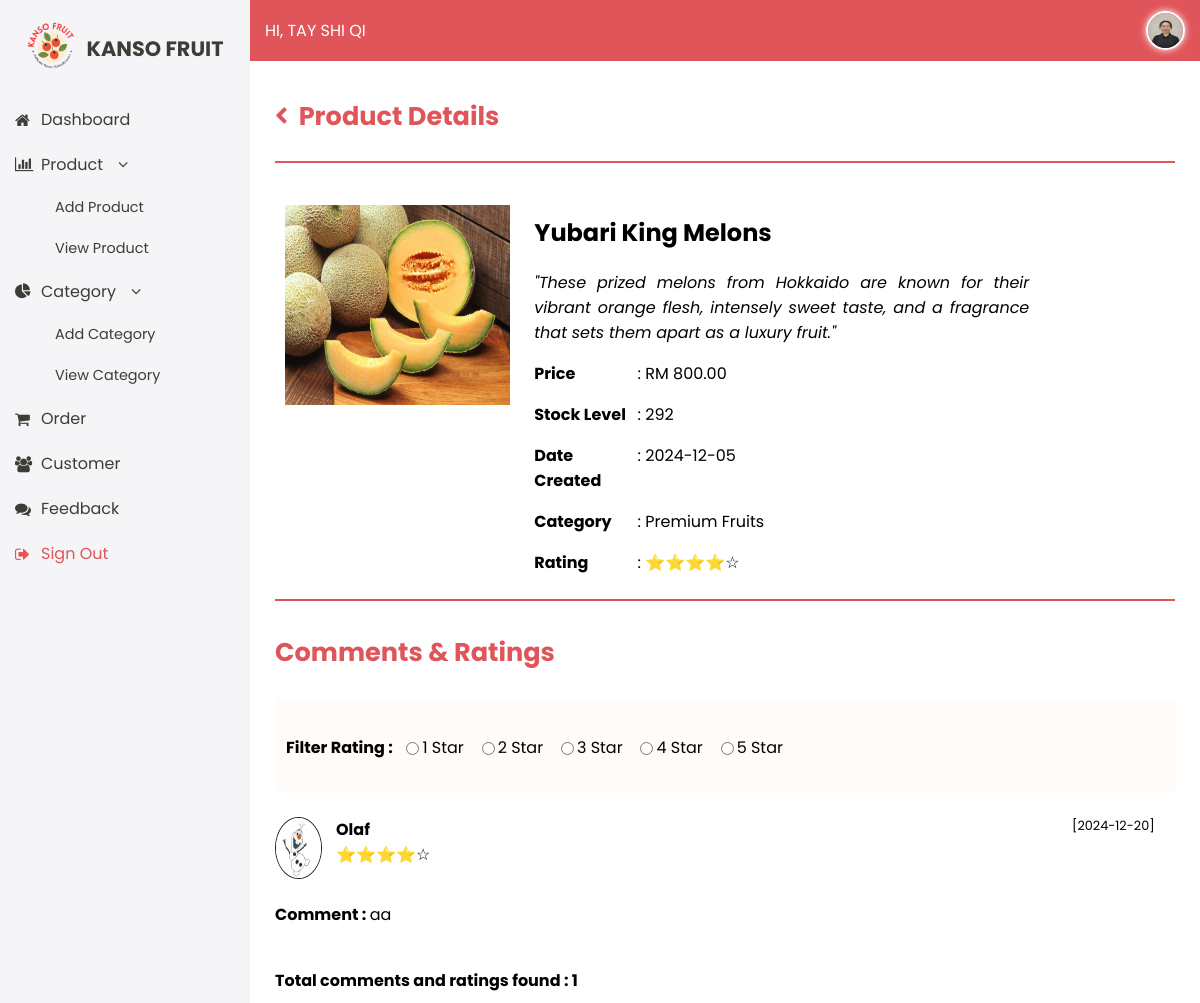
/view_product_detail.php?view_pk=1 (signed in), run on the app's committed database.
### tables this page shows
CREATE TABLE `admintbl` (
  `admin_id` int(11) NOT NULL,
  `admin_name` varchar(200) NOT NULL,
  `admin_email` varchar(100) NOT NULL,
  `admin_password` char(35) NOT NULL,
  `admin_contact` char(15) NOT NULL,
  `admin_gender` char(7) NOT NULL,
  `admin_image` varchar(150) NOT NULL
);

CREATE TABLE `producttbl` (
  `product_id` int(11) NOT NULL,
  `product_name` varchar(200) NOT NULL,
  `product_description` text NOT NULL,
  `product_price` decimal(10,2) NOT NULL,
  `product_stock_level` int(5) NOT NULL,
  `product_date_created` date NOT NULL,
  `product_image` varchar(150) NOT NULL,
  `category_id` int(11) NOT NULL
);

CREATE TABLE `categorytbl` (
  `category_id` int(11) NOT NULL,
  `category_name` varchar(50) NOT NULL,
  `category_description` text NOT NULL
);

CREATE TABLE `customertbl` (
  `cust_id` int(11) NOT NULL,
  `cust_name` varchar(150) NOT NULL,
  `cust_email` varchar(150) NOT NULL,
  `cust_password` char(35) NOT NULL,
  `cust_contact` char(15) NOT NULL,
  `cust_gender` char(7) NOT NULL,
  `cust_dob` date NOT NULL,
  `cust_join_date` date NOT NULL,
  `cust_image` varchar(150) NOT NULL
);

CREATE TABLE `itemtbl` (
  `item_id` int(11) NOT NULL,
  `item_product_price` decimal(10,2) NOT NULL,
  `item_quantity` int(5) NOT NULL,
  `item_rating` int(1) NOT NULL,
  `item_comment` text NOT NULL,
  `item_rating_date` date NOT NULL,
  `product_id` int(11) NOT NULL,
  `order_id` int(11) NOT NULL
);

### view_product_detail.php (the view, shortened to what this page needs)
 <?php
include "config.php";
$sess_aid = $_SESSION["sess_aid"];
$get_admin = mysqli_query($conn, "select * from admintbl where admin_id=$sess_aid");
$admin_rec = mysqli_fetch_assoc($get_admin );
?>
<!DOCTYPE HTML>
<html>
	<head>
		<link rel="stylesheet" href="css/admin_design.css" />
		<link href="https://cdnjs.cloudflare.com/ajax/libs/font-awesome/5.15.4/css/all.min.css" rel="stylesheet">
		<link rel="stylesheet" href="https://cdnjs.cloudflare.com/ajax/libs/font-awesome/4.7.0/css/font-awesome.min.css">
	</head>
	<body>
	<div id="body">
		<div id="leftnav">
			<div id="logo">
				<div class="one">
					<a href="index.html"><img src="images/logo.png" title="Kanso Fruits" alt="Kanso Fruits Logo" /></a>
				</div>
				<div class="two">
					<a href="index.html">Kanso Fruit</a>
				</div>
			</div>
			<div id="sidenav">
				<p><a href="admin_dashboard.php"><i class="fa fa-home"></i>Dashboard</a></p>
				<p class="three"><i class="fa fa-bar-chart"></i>Product<i class="fa fa-angle-down"></i></p>
					<p class="angle"><a href="add_product.php">Add Product</a></p>
					<p class="angle"><a href="view_product.php">View Product</a></p>
				<p class="three"><i class="fa fa-pie-chart"></i>Category<i class="fa fa-angle-down"></i></p>
					<p class="angle"><a href="add_category.php">Add Category</a></p>
					<p class="angle"><a href="view_category.php">View Category</a></p>
				<p><a href="view_order.php"><i class="fa fa-shopping-cart"></i>Order</a></p>
				<p><a href="view_customer.php"><i class="fa fa-users"></i>Customer</a></p>
				<p><a href="view_feedback.php"><i class="fa fa-comments"></i>Feedback</a></p>
				<p style="color:#e0555a;"><a href="admin_logout.php"><i class="fa fa-sign-out"></i>Sign Out</a></p>
			</div>
		</div>
		<div id="rightnav">
			<div id="top">
				<div class="halo">
					<p>Hi, <?php echo $admin_rec['admin_name']; ?></p>
				</div>
				<div class="profile">
					<a href="admin_profile.php">
						<?php
							if ($admin_rec["admin_image"] == "")
							{
								$filename = "admin_image/profile.png";
							}
							else
							{
								$filename = "admin_image/".$admin_rec["admin_image"];
							}
							echo "<img src='".$filename."'>";
						?>
					</a>
				</div>
			</div>
			<div id="down">
				<div class="adbox1">
					<h3><a href="view_product.php" class="icon fas fa-angle-left"></a>&nbsp;&nbsp;Product Details</h3>
					<hr>
					<div class="product1">
					<?php
						$pid = $_REQUEST["view_pk"];
						$get_average = mysqli_query ($conn, "select avg(item_rating) as average_rating from itemtbl where product_id =$pid AND item_rating !=0");
						$rec = mysqli_fetch_assoc ($get_average);
						$get_product_list = mysqli_query($conn,"select * from producttbl, categorytbl WHERE product_id = $pid AND producttbl.category_id = categorytbl.category_id ");
						$prod_rec= mysqli_fetch_assoc($get_product_list);
						if ($prod_rec["product_image"] == "None")
						{
							$filename = "product_image/default.png";
						}
						else
						{
							$filename = "product_image/".$prod_rec["product_image"];
						}
					?>
					<img src= "<?php echo $filename; ?>">
					</div>
					<div class="product2">
					<h2><?php echo $prod_rec['product_name']; ?></h2>
					<i>"<?php echo $prod_rec['product_description']; ?>"</i>
					<p><label>Price </label> : RM <?php echo $prod_rec['product_price']; ?></p>
					<p><label>Stock Level </label> : <?php echo $prod_rec['product_stock_level']; ?> </p>
					<p><label>Date Created </label> : <?php echo $prod_rec['product_date_created']; ?></p>
					<p><label>Category </label> : <?php echo $prod_rec['category_name']; ?></p>
					<p><label>Rating </label> :
					<?php
					for ($x = 1; $x <=5 ; $x++)
					{
						if ($x <= number_format($rec["average_rating"],0))
						{
							echo "&#11088;";
						}
						else
						{
							echo "&#9734;";
						}
					}
					?>
					</p>
					</div>
					<br>
					<hr>
					<h3>Comments & Ratings</h3>
					<div class="formfilter">
						<form name="ratefilter" action="" method="post" style="display:flex; flex-wrap:wrap; align-items:center;">
							<p><b>Filter Rating :</b></p>&nbsp;&nbsp;
							<input type="radio" name="rating" value="1" <?php if (isset($_POST['rating']) &&
							$_POST['rating'] == 1) echo "checked"; ?> onchange="this.form.submit()" /> 1 Star
							&nbsp;&nbsp;
							<input type="radio" name="rating" value="2" <?php if (isset($_POST['rating']) &&
							$_POST['rating'] == 2) echo "checked"; ?> onchange="this.form.submit()" /> 2 Star
							&nbsp;&nbsp;
							<input type="radio" name="rating" value="3" <?php if (isset($_POST['rating']) &&
							$_POST['rating'] == 3) echo "checked"; ?> onchange="this.form.submit()" /> 3 Star
							&nbsp;&nbsp;
							<input type="radio" name="rating" value="4" <?php if (isset($_POST['rating']) &&
							$_POST['rating'] == 4) echo "checked"; ?> onchange="this.form.submit()" /> 4 Star
							&nbsp;&nbsp;
							<input type="radio" name="rating" value="5" <?php if (isset($_POST['rating']) &&
							$_POST['rating'] == 5) echo "checked"; ?> onchange="this.form.submit()" /> 5 Star
							&nbsp;&nbsp;
						</form>
					</div>
					<?php
						if (isset($_POST["rating"]))
							{
								$rate = $_POST["rating"];
								$get_info = mysqli_query($conn, "select * from customertbl, ordertbl, itemtbl where
								customertbl.cust_id=ordertbl.cust_id AND ordertbl.order_id = itemtbl.order_id AND product_id = $pid and item_rating = $rate");
							}
							else
							{
								$get_info = mysqli_query($conn, "select * from customertbl, ordertbl, itemtbl where
								customertbl.cust_id=ordertbl.cust_id AND ordertbl.order_id = itemtbl.order_id AND product_id = $pid and item_rating != 0");
							}
						$count = mysqli_num_rows($get_info);
						if ($count == 0)
						{
							echo "No records of comments or ratings found for this product.";
						}
						else
						{
							while($rec = mysqli_fetch_assoc($get_info))
							{
								if ($rec["cust_image"] == "")
									{
										$filename = "customer_image/user.png";
									}
									else
									{
										$filename = "customer_image/".$rec["cust_image"];
									}
								echo "<div class='ratingbox'>";
									echo "<div class='ratingbox1'>";
										echo "<img src='".$filename."'>";
									echo "</div>";
									echo "<div class='ratingbox2'>";
										echo "<p>";
										echo "<b><a class='viewcustinfo' href='view_customer_detail.php?view_pk=".$rec['cust_id']."'>".$rec["cust_name"]."</a></b>";
										echo "<br>";
											for ($x = 1; $x <=5 ; $x++)
											{
												if ($x <= number_format($rec["item_rating"],0))
												{
													echo "&#11088;";
												}
												else
												{
													echo "&#9734;";
												}
											}
										echo "</p>";
									echo "</div>";
									echo "<div class='ratingbox3' style='font-size:0.8em;'>";
										echo "[".$rec["item_rating_date"]."]";
									echo "</div>";
								echo "</div>";
								echo "<p><b>Comment : </b>".$rec["item_comment"]."</p>";
								echo "<br>";
							}
							echo "<b>Total comments and ratings found : ".$count."</b>";
						}
						?>
				</div>
			</div>
		</div>
	</div>
	</body>
</html>

### css/admin_design.css (style rules this page uses)
body { margin:0; padding:0; font-family:'Poppins', sans-serif; background-color:#F5F5F7; }
a { text-decoration:none; color:inherit; }
#body { display:flex; height:100vh; }
#leftnav { width:250px; background-color:#F5F5F7; color:#3C3D37; display:flex; flex-direction:column; }
#logo { display:flex; align-items:center; justify-content:center; padding:20px; text-align:center; }
#logo .one img { width:50px; height:50px; margin-right:10px; }
#logo .two a { font-size:1.3em; font-weight:bold; color:#3C3D37; text-transform:uppercase; }
#sidenav a { display:flex; align-items:center; padding:10px 15px; cursor:pointer; }
#sidenav p.three { margin:10px 0px; }
#sidenav p.three i { margin:0px 16px 0px 15px; }
#sidenav p i { margin-right:16px; width:10px; }
#sidenav p { margin:0; font-size:1em; }
#sidenav p.angle { font-size:0.9em; margin-left:40px; }
#rightnav { flex:1; display:flex; flex-direction:column; }
#top { display:flex; background-color:#e0555a; padding:2px 15px; justify-content:space-between; align-items:center; color:#fff; }
#top .halo { font-size:16px; text-transform:uppercase; }
#top .profile img { width:35px; height:35px; border-radius:100%; border:2px solid white; box-shadow:0px 0px 7px white; margin-top:7px; }
#down { flex:1; padding:10px; background-color:white; overflow-y:auto; }
.adbox1, .custinfo { padding:0px 15px; box-sizing:border-box; width:100%; }
.adbox1 h3 { font-size:1.6em; color:#e0555a; font-family:; }
.adbox1 hr { border:1px solid #e0555a; margin-bottom:2em; }
.adbox1 p label { display:inline-block; vertical-align:top; width:20%; font-weight:bold; }
.product1 { display:inline-block; vertical-align:top; width:25%; padding:10px; text-align:center; }
.product1 img { width:100%; height:200px; }
.product2 { display:inline-block; vertical-align:top; width:55%; padding:0px 10px; text-align:justify; }
.ratingbox1 img { width:100%; height:60px; border:1px solid #181C14; border-radius:100%; }
.ratingbox { width:100%; }
.ratingbox1 { width:5%; }
.ratingbox2 { width:80%; }
.ratingbox3 { width:10%; }
.ratingbox1, .ratingbox2, .ratingbox3 { display:inline-block; vertical-align:top; margin-right:1em; }
.ratingbox2 p { padding:0px; margin:0px; }
.formfilter { border:1px solid transparent; padding:20px 0px 15px 10px; margin-bottom:25px; background-color:#fffbf8; }

### data on the page
admintbl: admin_name "TAY SHI QI", admin_image (picture)
producttbl: product_image (picture), product_name "Yubari King Melons", product_description "These prized melons from Hokkaido are known for their vibrant orange flesh, intensely sweet taste, and a fragrance that sets them apart as a luxury fruit.", product_price "800.00", product_stock_level "292", product_date_created "2024-12-05", category.category_name "Premium Fruits"
customertbl: cust_image (picture), cust_name "Olaf", itemtbl.item_rating_date "2024-12-20", itemtbl.item_comment "aa"

### other printed values
$count "1"
